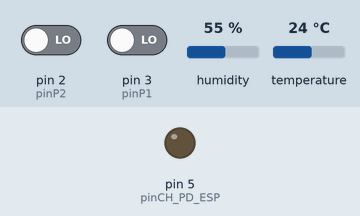
Recording of a sketch running on a simulated Arduino Uno, built with avr-gcc and run on an emulated ATmega328P. Shown: output pins drawn as LEDs (lit = HIGH). The test bench sets the inputs (shaded band); at power-on: pin 2 (pinP2) LOW, pin 3 (pinP1) LOW, humidity 55 %, temperature 24 °C. The modem accepts every AT command (registered, SIM ready, sends succeed) and sends nothing else.

Above: at 3.1 s.
At 63.2 s:
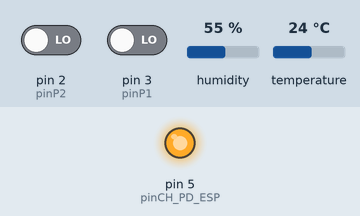
Timing chart, 0 to 125.5 s (numbered marks = the images above):
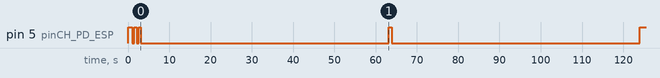

The sketch:

dustProof.ino
```cpp
// (licence header left out)
// Include necessary libraries
#include <Wire.h>                                   // for I2C
#include <SparkFunHTU21D.h>                         // for HTU21D
#include <SoftwareSerial.h>

// Constants
const unsigned long sampleTime = 60000;             // Length of the particle sampling period (60000ms = 60s)
const int pinP1 = 3;                                // Dust sensor P1 connected to digital pin 8
const int pinP2 = 2;                                // Dust sensor P2 connected to digital pin 9
const int pinCH_PD_ESP = 5;                         // Chip select for ESP module
const int sSerialTX = 7;
const int sSerialRX = 6;

// Variables
unsigned long seconds;                              // Time the MCU is running (in seconds = millis()/1000 )
int stateP1 = HIGH;                                 // P1 dust detected? LOW = yes - HIGH = no
int stateP2 = HIGH;                                 // P2 dust detected? LOW = yes - HIGH = no
unsigned long startP1;                              // P1 pulse duration start
unsigned long startP2;                              // P2 pulse duration start
volatile unsigned long lpoP1;                       // Duration of time in sampling period during which
                                                    // P1 particles are detected,
                                                    // aka Low Pulse Occupancy (lpo)
volatile unsigned long lpoP2;                       // Low Pulse Occupancy for P2
volatile int nP1 = 0;                               // Number of P1 reads
volatile int nP2 = 0;                               // Number of P2 reads
float ratioP1;                                      // % of time a P1 particle is detected during the sampling period
float ratioP2;                                      // % of time a PM10 particle is detected during the sampling period
float ratioPM25;                                    // % of time a P2.5 particle is detected during the sampling period

// HTU21D
float humidity;
float temperature;

// WiFi
const char wifiSSID[] = "SET_YOUR_OWN";
const char wifiPassword[] = "SET_YOUR_OWN";
const String apiHost = "api.dustproof.be";
const String apiURI = "/measurements";
const String apiKey = "SET_YOUR_OWN";
unsigned int wifiSeqId = 0;

// Objects
HTU21D myHumidity;                                  // for HTU21D
SoftwareSerial sSerial(sSerialRX, sSerialTX);

// Helper functions
/*
  The dec2Hex routine converts decimal values to a 2 bytes fixed width
  HEX representation.
*/
String dec2Hex(unsigned int decValue, byte desiredStringLength = 4) {
  String hexString = String(decValue, HEX);
  while (hexString.length() < desiredStringLength) hexString = "0" + hexString;

  return hexString;
}

void ATcommand(String command, char response[]) {
  sSerial.println(command);
  sSerial.find(response);
}

/*
  The setup routine runs once when you press reset or turn the power on.
  It initializes the serial connection, configures the pins and records
  the start time.
*/
void setup() {
  // HTU21D
  myHumidity.begin();

  // initialize software serial communication at 9600 bits per second to
  // talk to the ESP8266 module
  sSerial.begin(9600);
  sSerial.setTimeout(15000);

  // Configure ESP PD pin
  pinMode(pinCH_PD_ESP, OUTPUT);

  // Configure the ESP8266:
  configureWifi();
  powerDownESP();

  // Allow P1 and P2 to trigger interrupt
  attachInterrupt(digitalPinToInterrupt(pinP1), measureStateChange, CHANGE);
  attachInterrupt(digitalPinToInterrupt(pinP2), measureStateChange, CHANGE);

  delay(sampleTime);                                // wait for first sample
}

/*
  The loop routine runs over and over again forever. During the sampling period
  it measures the pulses sent by the dust sensor on P1 and P2.
  At the end of each sampling period it calculates the low pulse occupancy
  ratios (lpo) and sends the data depending on the user's dataHandler configuration.
*/
void loop() {
  // calculate P1 ratio
  ratioP1 = 0.1 * float(lpoP1) / float(sampleTime);

  // calculate P2 ratio (PM10)
  ratioP2 = 0.1 * float(lpoP2) / float(sampleTime);

  ratioPM25 = ratioP1 - ratioP2;                    // PM2.5 = P1- PM10

  // save the time:
  seconds = millis() / 1000;

  // HTU21D
  humidity = myHumidity.readHumidity();
  temperature = myHumidity.readTemperature();

  powerUpESP();
  data2WiFi();
  powerDownESP();

  // reset P1 and P2 variables for the next sampling period:
  lpoP1 = 0;
  lpoP2 = 0;
  nP1 = 0;
  nP2 = 0;

  delay(sampleTime);
}

/*
  The measureStateChange routine is called by a hardware interrupt on pin 2
  or pin 3 whenever the state of P1 or P2 changes.
  It determines the type of change (low to high or high to low) and takes the
  appropriate action.
*/
void measureStateChange() {
  unsigned long us = micros();

  // determine which pins changed state and take appropriate action:
  if (stateP1 != digitalRead(pinP1)) {              // P1 has changed
    if ((stateP1 = digitalRead(pinP1)) == LOW) {    // a new pulse has started
      startP1 = us;                                 // start timing the pulse
      nP1++;                                        // increment number of P1 particles read
    } else {                                        // a pulse has ended
      lpoP1 += us - startP1;                        // calculate the duration
    }
  }

  if (stateP2 != digitalRead(pinP2)) {              // P2 has changed
    if ((stateP2 = digitalRead(pinP2)) == LOW) {    // a new pulse has started
      startP2 = us;                                 // start timing the pulse
      nP2++;                                        // increment number of P2 particles read
    } else {                                        // a pulse has ended
      lpoP2 += us - startP2;                        // calculate the duration
    }
  }
}

/*
  The data2WiFi routine prints the measurements to the serial console in JSON
  format.
*/
void data2WiFi() {
  String measurement = "";
  String payload = "";

  int ratioP1Int = (ratioP1 + 0.005) * 100;         // convert P1 ratio to an integer
  int ratioP2Int = (ratioP2 + 0.005) * 100;         // convert PM10 ratio to an integer
  int ratioPM25Int = (ratioPM25 + 0.005) * 100;     // convert PM2.5 ratio to an integer

  measurement += dec2Hex(wifiSeqId);
  measurement += dec2Hex(ratioP1Int);
  measurement += dec2Hex(ratioP2Int);
  measurement += dec2Hex(ratioPM25Int);
  measurement += dec2Hex(nP1);
  measurement += dec2Hex(nP2);

  // HTU21D
  int temperatureInt = (temperature + 0.05) * 10;   // convert temperature to integer
  int humidytInt = (humidity + 0.05) * 10;          // convert humidity to integer
  measurement += dec2Hex(temperatureInt);
  measurement += dec2Hex(humidytInt);

  payload = "{\"api_key\":\"" +
            apiKey +
            "\",\"transport\":\"wifi\",\"measurement\":\"" +
            measurement +
            "\"}";


  // Compose the payload in advance because we have to calculate its
  // size to pass it to the AT+CIPSEND command further down:
  String postRequest = "POST /measurements HTTP/1.0\r\n";
    postRequest += "Host: api.dustproof.be\r\n";
    postRequest += "User-Agent: Dustcube/1.0\r\n";
    postRequest += "Accept: */*\r\n";
    postRequest += "Content-Length: ";
    postRequest += String(payload.length()) + "\r\n";
    postRequest += "Content-Type: application/json\r\n\r\n";
    postRequest += payload;

  // Connect to webserver:
  sSerial.println("AT+CIPSTART=\"TCP\",\"" + apiHost + "\",80");
  if (sSerial.find("OK")) {
    sSerial.print("AT+CIPSEND=");
    sSerial.println(postRequest.length());
    if (sSerial.find(">")) {
      sSerial.print(postRequest);
    }
    sSerial.find("SEND OK");
    sSerial.println("AT+CIPCLOSE");
  }

  // Increment wifi sequence id:
  wifiSeqId++;
}

void powerUpESP() {
  digitalWrite(pinCH_PD_ESP, HIGH);
  delay(500);
  sSerial.find("WIFI GOT IP");
}

void powerDownESP() {
  digitalWrite(pinCH_PD_ESP, LOW);
}

void configureWifi() {
  // Power up ESP8266
  digitalWrite(pinCH_PD_ESP, HIGH);
  delay(500);

  // Clear any previous WiFi configuration and reset
  ATcommand("AT+CWMODE=1", "OK");
  sSerial.println("AT+CWJAP=\"\",\"\"");
  delay(500);

  // Power cycle ESP8266
  digitalWrite(pinCH_PD_ESP, LOW);
  delay(500);
  digitalWrite(pinCH_PD_ESP, HIGH);
  delay(500);

  // Perform ESP8266 self test:
  ATcommand("AT", "OK");

  // Configure WiFi
  String at_wifi_config = "AT+CWJAP=\"";
    at_wifi_config += wifiSSID;
    at_wifi_config += "\",\"";
    at_wifi_config += wifiPassword;
    at_wifi_config += "\"";
  ATcommand(at_wifi_config, "OK");

  // Power cycle ESP8266
  digitalWrite(pinCH_PD_ESP, LOW);
  delay(500);
  digitalWrite(pinCH_PD_ESP, HIGH);
  delay(500);
}
```

Measured:
- by itself, pin 5 (pinCH_PD_ESP): HIGH → LOW at 1.0 s, → HIGH 0.50 s later, → LOW 0.55 s later, → HIGH 0.50 s later, … (8 changes in this stretch)
